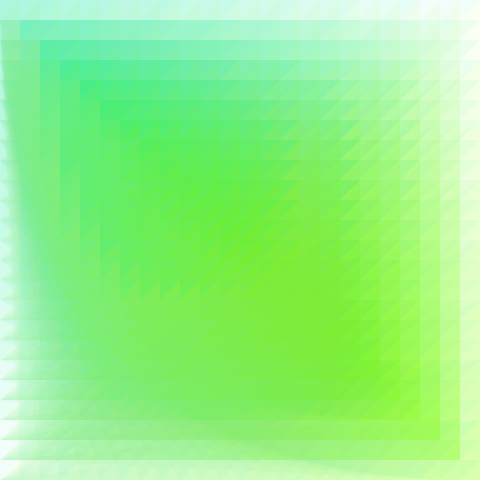
Frame 1 (no input)
Frame 60 (the mouse pressed at the canvas centre just before this capture): identical to frame 1, image omitted
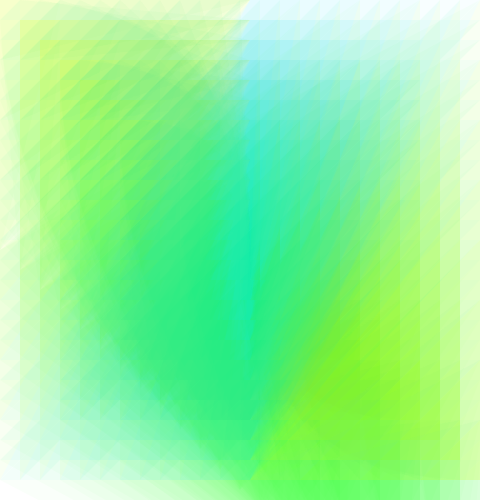
Frame 120 (the mouse held since frame 60 and released just before this capture)

The Processing sketch that drew these frames (run headless with seeded random() and noise(); from frame 60 on, the mouse is pressed at the canvas centre):

// Processing sketch: processing_112262
// ── processing_112262.pde

void setup() {
  size(500, 500);



  noStroke();
}

void draw() {
  background(255);

  for (int i = 0; i< width; i = i +20) {
    for (int j = 00; j< height; j = j +60) {


      fill(#06FF0C, 5);
      //ellipse(mouseX, mouseY, 10, 10);

      noStroke();


      triangle(i, i+mouseX, j, i, i, j);

      fill(#DCF90B, 7);
      triangle(mouseY, i, i,i, i, j);


      fill(#0BDDF9, 7);
      triangle(mouseX, i, j, i, i, j);
    }
  }
}
